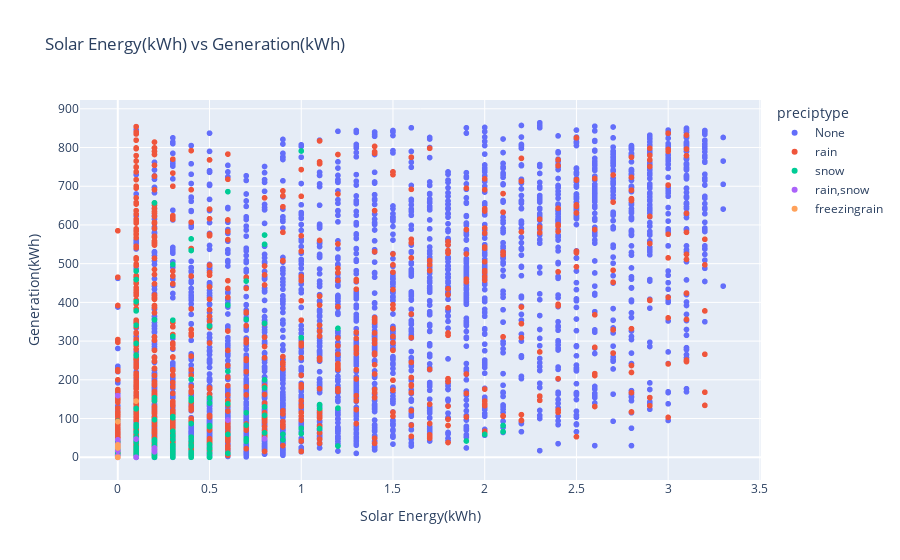

Notebook code for this chart:
### Markdown cell above
Solar Energy(kWh) vs Generation(kWh):

### Code cell
fig=px.scatter(train_df,x="solarenergy",y="generation",color="preciptype",title="Solar Energy(kWh) vs Generation(kWh)",
               labels={
        "solarenergy": "Solar Energy(kWh)",
        "generation": "Generation(kWh)",
    })
fig.show()
# In following graph:
# following graph is almost unreadable cause of overlapping of points
# i may not be able to conclude anything from this.

### Figure 1 — Plotly figure (JSON) as saved in the notebook; plotly's stock layout.template omitted (floating-point values rounded to 4 significant figures; data arrays with more than 128 entries replaced by an {"elided": "..."} marker saying what was removed)
{"data": [{"hovertemplate": "preciptype=None<br>Solar Energy(kWh)=%{x}<br>Generation(kWh)=%{y}<extra></extra>", "legendgroup": "None", "marker": {"color": "#636efa", "symbol": "circle"}, "mode": "markers", "name": "None", "showlegend": true, "type": "scattergl", "x": {"elided": "7691 float values"}, "xaxis": "x", "y": {"elided": "7691 float values"}, "yaxis": "y"}, {"hovertemplate": "preciptype=rain<br>Solar Energy(kWh)=%{x}<br>Generation(kWh)=%{y}<extra></extra>", "legendgroup": "rain", "marker": {"color": "#EF553B", "symbol": "circle"}, "mode": "markers", "name": "rain", "showlegend": true, "type": "scattergl", "x": {"elided": "1512 float values"}, "xaxis": "x", "y": {"elided": "1512 float values"}, "yaxis": "y"}, {"hovertemplate": "preciptype=snow<br>Solar Energy(kWh)=%{x}<br>Generation(kWh)=%{y}<extra></extra>", "legendgroup": "snow", "marker": {"color": "#00cc96", "symbol": "circle"}, "mode": "markers", "name": "snow", "showlegend": true, "type": "scattergl", "x": {"elided": "433 float values"}, "xaxis": "x", "y": {"elided": "433 float values"}, "yaxis": "y"}, {"hovertemplate": "preciptype=rain,snow<br>Solar Energy(kWh)=%{x}<br>Generation(kWh)=%{y}<extra></extra>", "legendgroup": "rain,snow", "marker": {"color": "#ab63fa", "symbol": "circle"}, "mode": "markers", "name": "rain,snow", "showlegend": true, "type": "scattergl", "x": [0.0, 0.0, 0.0, 0.0, 0.0, 0.0, 0.0, 0.1, 0.0, 0.0, 0.0, 0.0, 0.0, 0.0, 0.0, 0.0, 0.0, 0.0, 0.8, 0.0, 0.0, 0.2, 0.0, 0.0, 0.0, 0.0, 0.0, 0.0, 0.6, 0.1, 0.0, 0.0, 0.0, 0.0, 0.1, 0.2, 0.0, 0.0, 0.0, 0.0, 0.0, 0.1, 0.0, 0.0, 0.0, 0.0, 0.0, 0.0, 0.0, 0.0, 0.0, 0.0, 0.0, 0.0, 0.0, 0.0, 0.0, 0.0, 0.0, 0.0, 0.0, 0.0, 0.0, 0.0, 0.2, 0.2, 0.0, 0.2, 0.0, 0.0, 0.0], "xaxis": "x", "y": [0.0, 0.0, 0.0, 0.0, 0.0, 0.0, 0.0, 0.0, 0.0, 0.0, 0.0, 0.0, 0.0, 0.0, 0.0, 3.0, 0.0, 0.0, 48.0, 0.0, 0.0, 24.0, 0.0, 0.0, 0.0, 0.0, 0.0, 0.0, 96.0, 0.0, 0.0, 0.0, 0.0, 0.0, 0.0, 17.0, 0.0, 0.0, 0.0, 1.0, 159.0, 47.0, 0.0, 1.0, 0.0, 0.0, 31.0, 1.0, 0.0, 1.0, 1.0, 4.0, 2.0, 0.0, 0.0, 0.0, 45.0, 34.0, 17.0, 0.0, 0.0, 0.0, 0.0, 0.0, 23.0, 14.0, 0.0, 17.0, 0.0, 0.0, 0.0], "yaxis": "y"}, {"hovertemplate": "preciptype=freezingrain<br>Solar Energy(kWh)=%{x}<br>Generation(kWh)=%{y}<extra></extra>", "legendgroup": "freezingrain", "marker": {"color": "#FFA15A", "symbol": "circle"}, "mode": "markers", "name": "freezingrain", "showlegend": true, "type": "scattergl", "x": [0.0, 0.0, 0.0, 0.0, 0.0, 0.0, 0.0, 0.0, 0.0, 0.1], "xaxis": "x", "y": [32.0, 24.0, 27.0, 0.0, 0.0, 0.0, 0.0, 0.0, 92.0, 145.0], "yaxis": "y"}], "layout": {"legend": {"title": {"text": "preciptype"}, "tracegroupgap": 0}, "title": {"text": "Solar Energy(kWh) vs Generation(kWh)"}, "xaxis": {"anchor": "y", "domain": [0, 1], "title": {"text": "Solar Energy(kWh)"}}, "yaxis": {"anchor": "x", "domain": [0, 1], "title": {"text": "Generation(kWh)"}}}}
